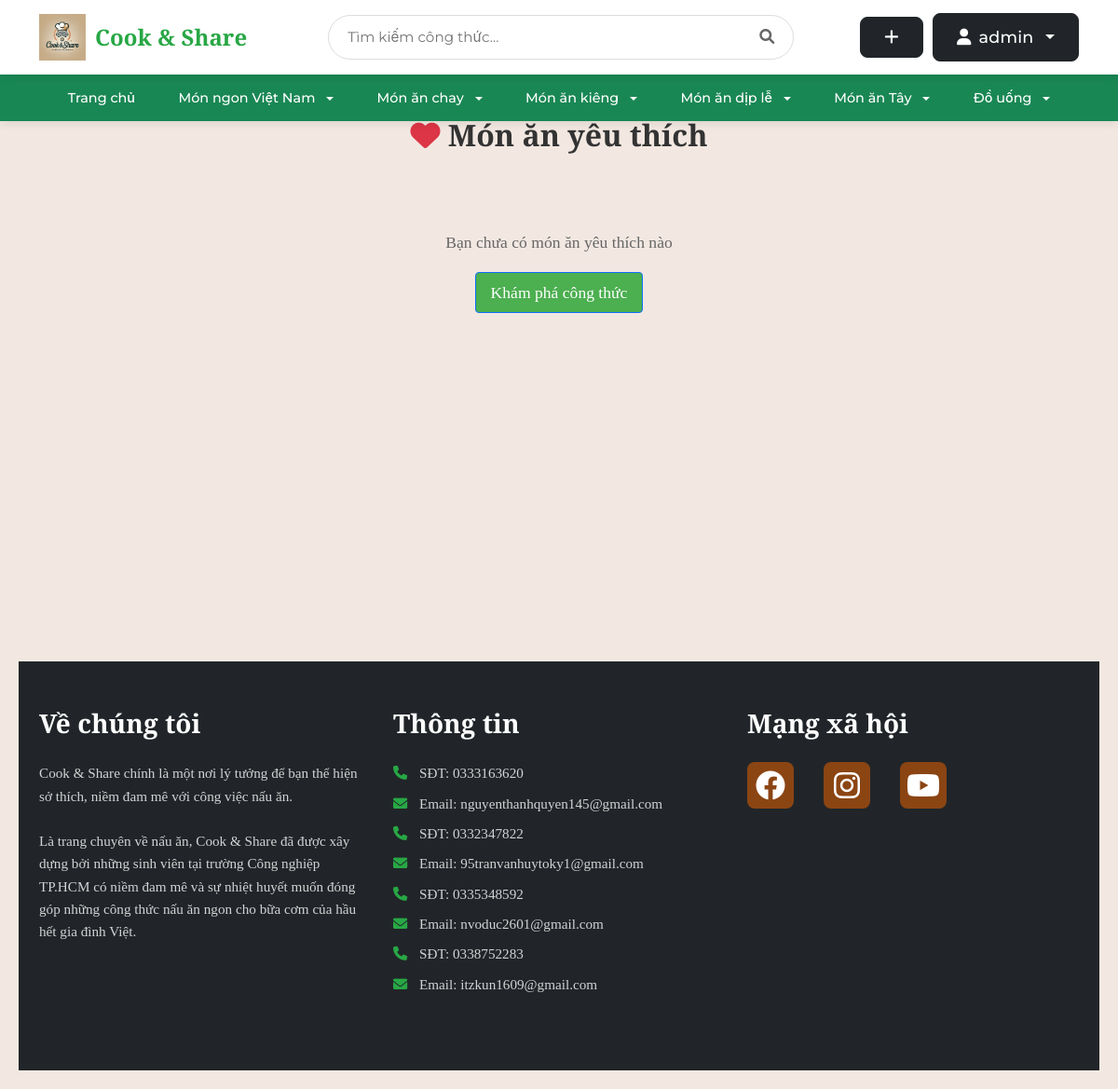
Page /favorites (signed in) on the earlier database version.
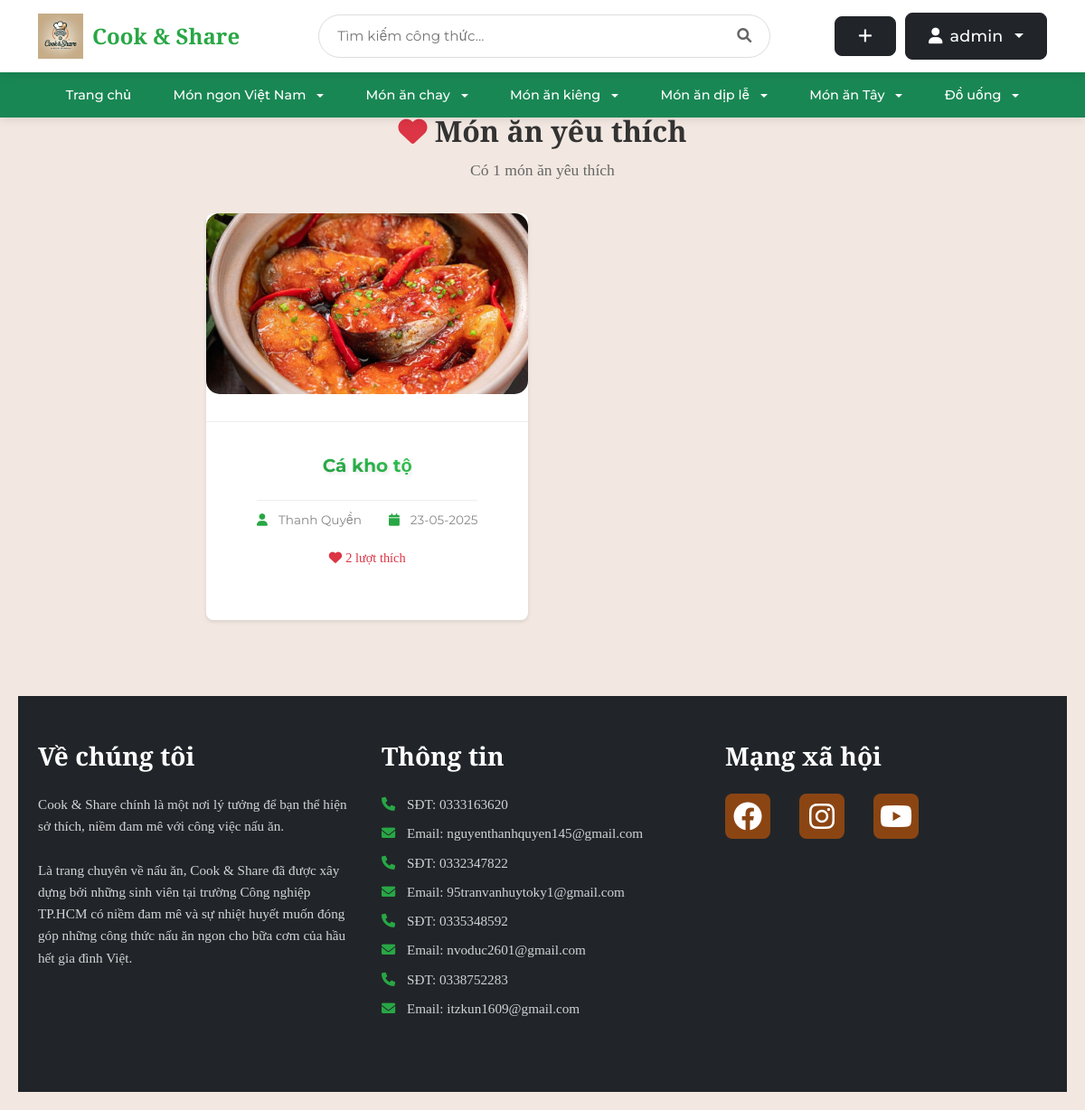
Same page on the later database version.
### tables this page shows
CREATE TABLE blog_images (
    id INTEGER PRIMARY KEY AUTOINCREMENT,
    post_id INTEGER NOT NULL,
    image_path TEXT NOT NULL,
    is_main_image BOOLEAN DEFAULT 0,
    created TIMESTAMP NOT NULL DEFAULT CURRENT_TIMESTAMP,
    FOREIGN KEY (post_id) REFERENCES post (id) ON DELETE CASCADE
);

CREATE TABLE post (
    id INTEGER PRIMARY KEY AUTOINCREMENT,
    author_id INTEGER NOT NULL,
    created TIMESTAMP NOT NULL DEFAULT CURRENT_TIMESTAMP,
    title TEXT NOT NULL,
    description TEXT,
    ingredients TEXT NOT NULL,
    instructions TEXT NOT NULL,
    cooking_time INTEGER DEFAULT 0,
    servings INTEGER DEFAULT 1,
    FOREIGN KEY (author_id) REFERENCES user (id)
);

CREATE TABLE user (
    id INTEGER PRIMARY KEY AUTOINCREMENT,
    username TEXT UNIQUE NOT NULL,
    password TEXT NOT NULL,
    email TEXT UNIQUE NOT NULL,
    created TIMESTAMP NOT NULL DEFAULT CURRENT_TIMESTAMP,
    avatar_path TEXT,
    role TEXT NOT NULL DEFAULT 'user',
    is_blocked BOOLEAN NOT NULL DEFAULT 0,
    gender TEXT,
    birthdate DATE,
    phone TEXT
);

### share_recipe/blog.py (the view)
@bp.route('/favorites')
@login_required
def favorites():
    db = get_db()
    page = request.args.get('page', 1, type=int)
    per_page = 9
    offset = (page - 1) * per_page
    favorites = db.execute(
        'SELECT p.id, p.title, p.created, p.author_id, '
        'u.username, bi.image_path, '
        '(SELECT COUNT(*) FROM favorites f WHERE f.post_id = p.id) as like_count '
        'FROM favorites f '
        'JOIN post p ON f.post_id = p.id '
        'JOIN user u ON p.author_id = u.id '
        'LEFT JOIN blog_images bi ON p.id = bi.post_id AND bi.is_main_image = 1 '
        'WHERE f.user_id = ? '
        'ORDER BY f.created_at DESC '
        'LIMIT ? OFFSET ?',
        (g.user['id'], per_page, offset)
    ).fetchall()
    total_favorites = db.execute(
        'SELECT COUNT(*) FROM favorites WHERE user_id = ?',
        (g.user['id'],)
    ).fetchone()[0]
    total_pages = (total_favorites + per_page - 1) // per_page
    return render_template('blog/favorites.html',
                         favorites=favorites,
                         page=page,
                         total_pages=total_pages)

### share_recipe/auth.py (called while the page is built)
@bp.before_app_request
def load_logged_in_user():
    user_id = session.get('user_id')
    if user_id is None:
        g.user = None
    else:
        user = get_db().execute(
            'SELECT * FROM user WHERE id = ?', (user_id,)
        ).fetchone()
        if user:
            user_dict = dict(user)
            is_blocked = user_dict.get('is_blocked')
            if is_blocked:
                g.user = None
                session.clear()
                flash('Tài khoản đã bị khóa. Mời đăng nhập lại.')
                return redirect(url_for('auth.login'))
            else:
                g.user = user
        else:
            g.user = None

def login_required(view):
    @functools.wraps(view)
    def wrapped_view(**kwargs):
        if g.user is None:
            return redirect(url_for('auth.login'))
        return view(**kwargs)
    return wrapped_view

### share_recipe/db.py (called while the page is built)
def get_db():
    if 'db' not in g:
        g.db = sqlite3.connect(
            current_app.config['DATABASE'],
            detect_types=sqlite3.PARSE_DECLTYPES
        )
        g.db.row_factory = sqlite3.Row
    return g.db

### share_recipe/templates/blog/favorites.html (shortened to what this page needs)
{% extends 'base.html' %}
{% block content %}
<div class="search-results-container">
    <div class="search-header">
        <h1><i class="fas fa-heart text-danger"></i> Món ăn yêu thích</h1>
        {% if favorites %}
            <p>Có {{ favorites|length }} món ăn yêu thích</p>
        {% endif %}
    </div>
    {% if favorites %}
        <div class="recipe-grid">
            {% for post in favorites %}
                <div class="recipe-card">
                    <a href="{{ url_for('blog.detail', id=post['id']) }}" class="recipe-link">
                        <div class="recipe-image">
                            {% if post.image_path %}
                                <img src="{{ url_for('static', filename=post.image_path) }}" alt="{{ post['title'] }}">
                            {% else %}
                                <img src="{{ url_for('static', filename='default-recipe.jpg') }}" alt="{{ post['title'] }}">
                            {% endif %}
                        </div>
                        <div class="recipe-info">
                            <h2 class="recipe-title">{{ post['title'] }}</h2>
                            <div class="recipe-meta">
                                <span class="author">
                                    <i class="fas fa-user"></i> {{ post['username'] }}
                                </span>
                                <span class="date">
                                    <i class="fas fa-calendar"></i> {{ post['created'].strftime('%d-%m-%Y') }}
                                </span>
                            </div>
                            <div class="recipe-stats">
                                <span class="likes">
                                    <i class="fas fa-heart"></i> {{ post['like_count'] }} lượt thích
                                </span>
                            </div>
                        </div>
                    </a>
                </div>
            {% endfor %}
        </div>
    {% else %}
        <div class="no-results">
            <p>Bạn chưa có món ăn yêu thích nào</p>
            <a href="{{ url_for('blog.index') }}" class="btn btn-primary">Khám phá công thức</a>
        </div>
    {% endif %}
</div>
{% endblock %}

Differences in the rows shown:
now on this page (row edited): blog_images: image_path (picture), title "Cá kho tộ", username "Thanh Quyền", created "23-05-2025", like_count "2"
Other differences:
{{ favorites|length }}: (not shown) → "1"
text no longer shown: "Bạn chưa có món ăn yêu thích nào Khám phá công thức"
text now shown: "Có món ăn yêu thích"
